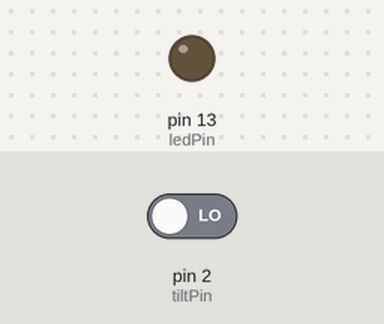
Recording of a sketch running on a simulated Arduino Uno, built with avr-gcc and run on an emulated ATmega328P. Parts: output pins drawn as LEDs (lit = HIGH). The test bench sets the inputs (shaded band); at power-on: pin 2 (tiltPin) LOW.

Above: at 1.2 s.
1.3 s: pin 2 (tiltPin) driven HIGH
At 2.5 s:
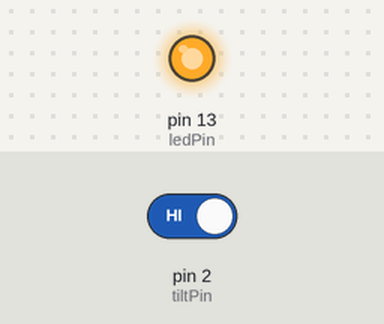
2.8 s: pin 2 (tiltPin) driven LOW
At 3.7 s:
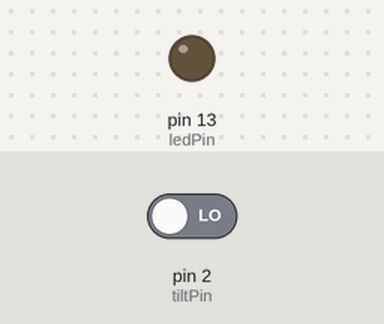
Timing chart, 0 to 5.8 s (numbered marks = the images above; inputs shaded):
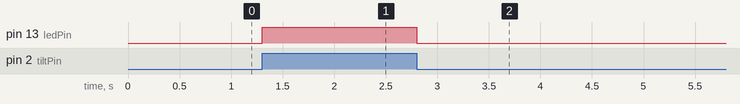

Measured:
- after the input at 1.3 s, pin 13 (ledPin): LOW → HIGH at once
- after the input at 2.8 s, pin 13 (ledPin): HIGH → LOW at once

The sketch:

tilt.ino
```cpp
int tiltPin = 2;
int ledPin = 13;

void setup() {
  pinMode(tiltPin, INPUT);
  pinMode(ledPin, OUTPUT);
}

void loop() {
  if (digitalRead(tiltPin) == HIGH) {
    digitalWrite(ledPin, HIGH);
  } else {
    digitalWrite(ledPin, LOW);
  }
}
```
